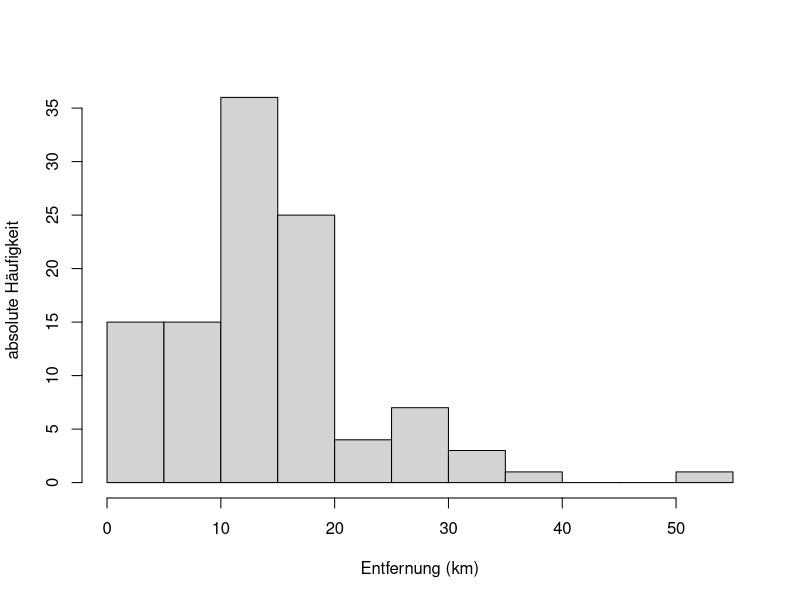
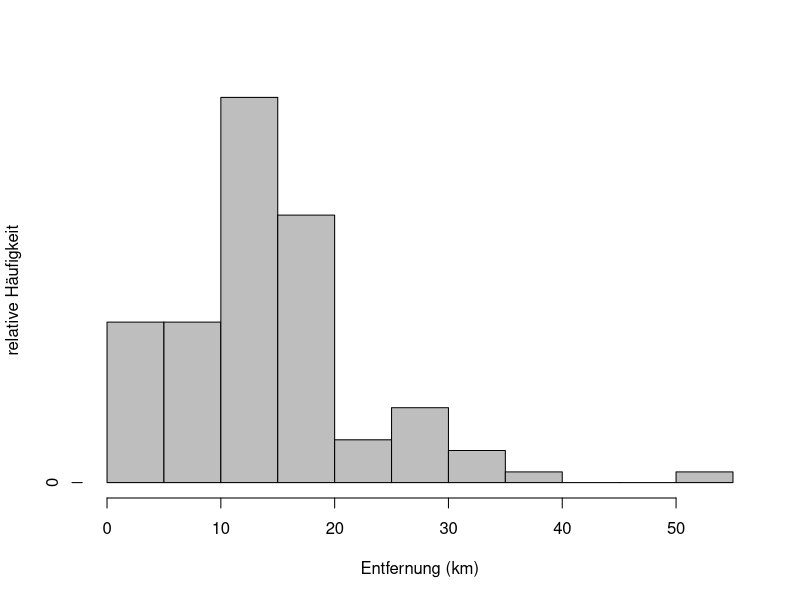
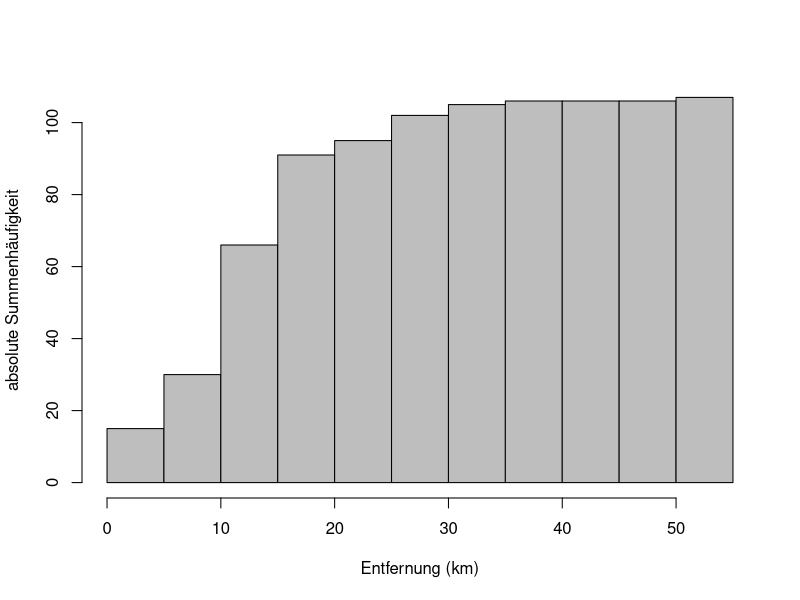
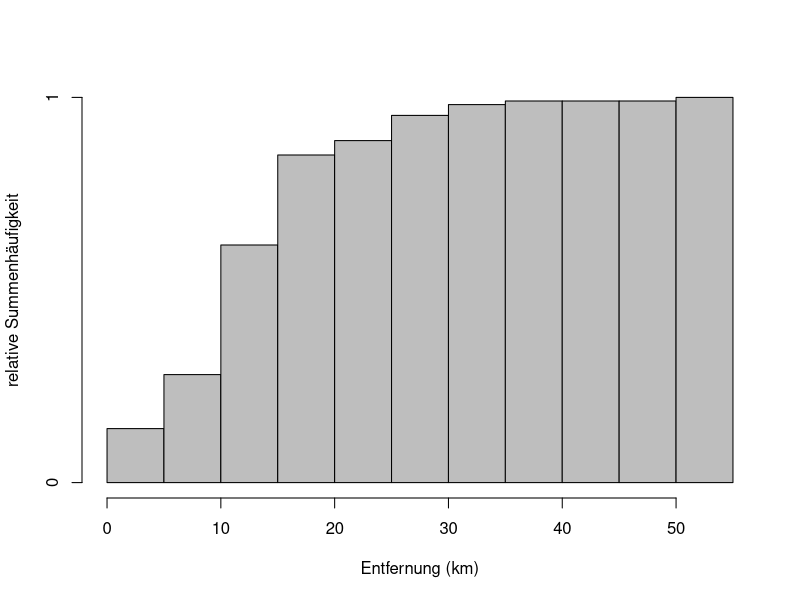
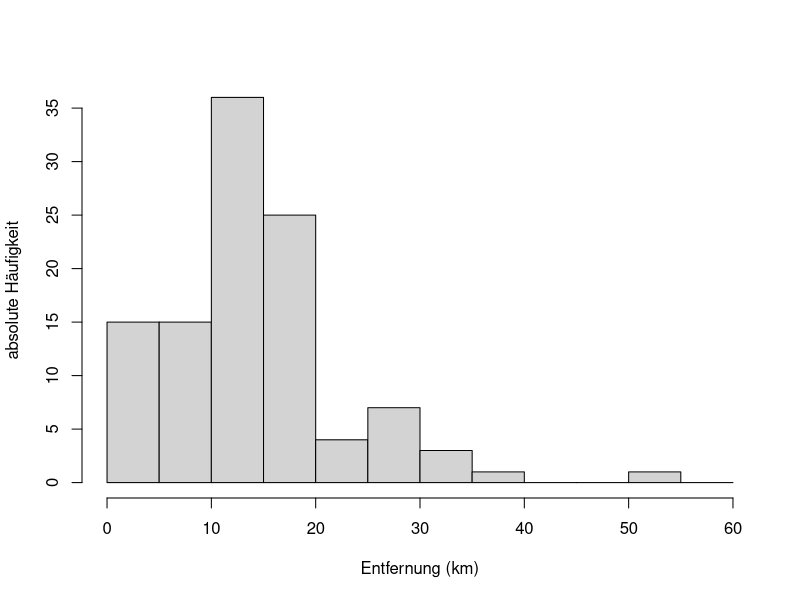
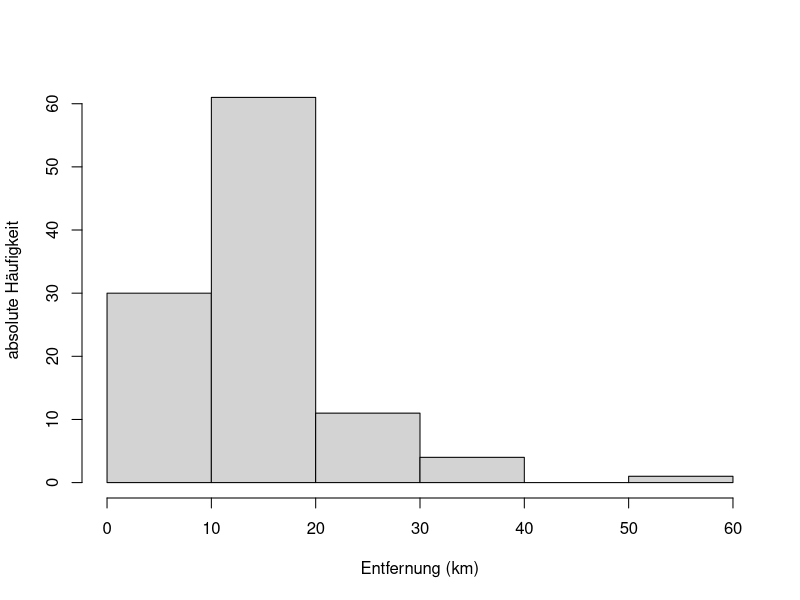
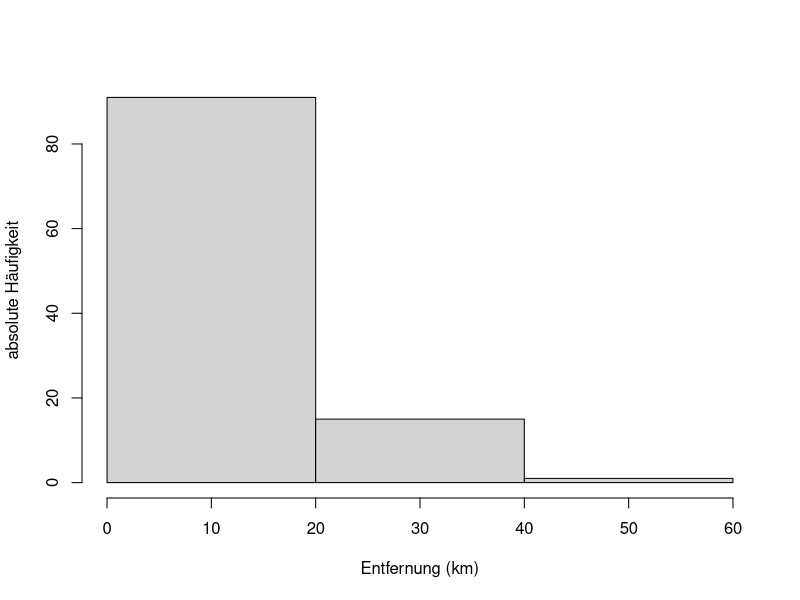
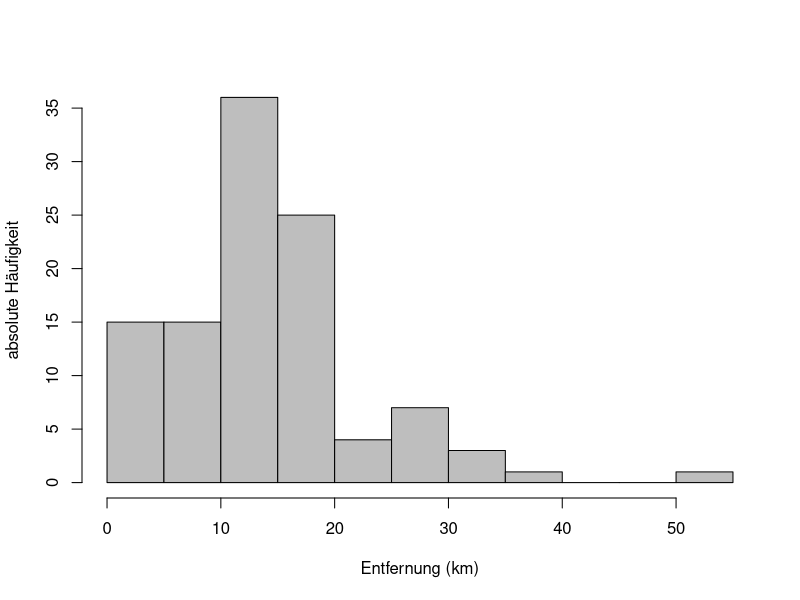

R code for these plots, in order:
## ---- chunk 1
# Paket laden, das für das Einlesen von xlsx gebraucht wird
library("readxl")
# Daten einlesen
reisedat <- read_excel("data/Reisedaten.xlsx", na = "-999")
# in data.frame umwandeln
reisedat <- as.data.frame(reisedat)
# Spalten umbenennen
names(reisedat) <- c('x','t')
# Ausgabe von dat$x
# dies ist die Variable "Entfernung (Luftlinie) zum Wohnort (m)"
reisedat$x
## ---- chunk 2
# reisedat$x aufsteigend ordnen und ausgeben
sort(reisedat$x)
# Daten in km umrechnen und absolute Häufigkeiten bestimmen
# für Klassen von 0 bis 55km mit Breite 5km
hist(reisedat$x/1000, breaks = seq(0, 55, 5),
     main = "", xlab = "Entfernung (km)", 
     ylab = "absolute Häufigkeit")
## ---- chunk 3
# Histogramm berechnen ohne Output
h <- hist(reisedat$x/1000, breaks = seq(0, 55, 5), plot = FALSE)
# absolute in relative Häufigkeiten umrechnen
h$counts <- h$counts / sum(h$counts)
# Histogrammdaten plotten
plot(h, freq = TRUE, col = "gray",
     main = "", xlab = "Entfernung (km)", 
     ylab = "relative Häufigkeit")
## ---- chunk 4
# Histogramm berechnen ohne Output
h <- hist(reisedat$x/1000, breaks = seq(0, 55, 5), plot = FALSE)
# Häufigkeiten kumuliert aufsummieren
h$counts <- cumsum(h$counts)
# Histogrammdaten plotten
plot(h, freq = TRUE, col = "gray",
     main = "", xlab = "Entfernung (km)", 
     ylab = "absolute Summenhäufigkeit")
# absolute Summenhäufigkeiten in relative umrechnen
h$counts <- h$counts / max(h$counts)
# Histogrammdaten plotten
plot(h, freq = TRUE, col = "gray",
     main = "", xlab = "Entfernung (km)", 
     ylab = "relative Summenhäufigkeit")
## ---- chunk 5
# Klassenbreite 5km
hist(reisedat$x/1000, breaks = seq(0, 60, 5),
     main = "", xlab = "Entfernung (km)", 
     ylab = "absolute Häufigkeit")
# Klassenbreite 10km
hist(reisedat$x/1000, breaks = seq(0, 60, 10),
     main = "", xlab = "Entfernung (km)", 
     ylab = "absolute Häufigkeit")
# Klassenbreite 20km
hist(reisedat$x/1000, breaks = seq(0, 60, 20),
     main = "", xlab = "Entfernung (km)", 
     ylab = "absolute Häufigkeit")
## ---- chunk 6
h <- hist(reisedat$x/1000, breaks = seq(0, 55, 5), plot = FALSE)
plot(h, freq = TRUE, col = "gray",
     main = "", xlab = "Entfernung (km)", 
     ylab = "absolute Häufigkeit")
# Gib Klassenmitte aus an der Stelle wo die Häufigkeiten gleich dem Maximum sind
h$mids[h$counts==max(h$counts)]
## ---- chunk 7
# berechne arithmetisches Mittel für Variable "Entfernung" (x) in km,
# wobei "NA" Werte ignoriert werden sollen (sonst wäre die Ausgabe ebenfalls "NA")
mean(reisedat$x/1000, na.rm = TRUE)
## ---- chunk 8
median(reisedat$x/1000, na.rm = TRUE)
